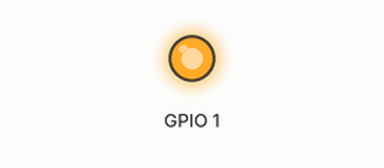
A sketch run on a simulated ESP32. Parts: output pins drawn as LEDs (lit = HIGH). What the sketch prints to the serial monitor is not drawn. At 0.2 s the program puts the board to deep sleep or switches it off; the recording ends there.

Above: at 0.05 s.
Timing chart, 0 to 0.2 s (numbered marks = the images above):
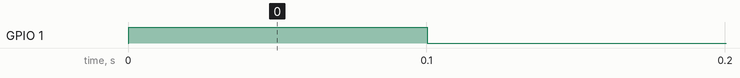

The sketch:

Bee_Motion_Deep_Sleep_Example.ino
```cpp
//NOTE! the Serial Monitor debugging does not work when deep sleep is being used as the serial cant initializae with the board going to sleep constantly.
// if you need to debug, remove the deep sleep functionallity and then add it back in once you've locked down your normal code.

#define BUTTON_PIN_BITMASK 0x20 // 2^5 in hex
RTC_DATA_ATTR int bootCount = 0;


void print_wakeup_reason(){
  esp_sleep_wakeup_cause_t wakeup_reason;

  wakeup_reason = esp_sleep_get_wakeup_cause();

  switch(wakeup_reason)
  {
    case ESP_SLEEP_WAKEUP_EXT0 : Serial.println("Wakeup caused by external signal using RTC_IO"); break;
    case ESP_SLEEP_WAKEUP_EXT1 : Serial.println("Wakeup caused by external signal using RTC_CNTL"); break;
    case ESP_SLEEP_WAKEUP_TIMER : Serial.println("Wakeup caused by timer"); break;
    case ESP_SLEEP_WAKEUP_TOUCHPAD : Serial.println("Wakeup caused by touchpad"); break;
    case ESP_SLEEP_WAKEUP_ULP : Serial.println("Wakeup caused by ULP program"); break;
    default : Serial.printf("Wakeup was not caused by deep sleep: %d\n",wakeup_reason); break;
  }
}

void setup() {
  Serial.begin(115200);

  pinMode(5, INPUT);
  pinMode(1, OUTPUT);

    ++bootCount;
  Serial.println("Boot number: " + String(bootCount));


  //Print the wakeup reason for ESP32
  print_wakeup_reason();
    esp_sleep_enable_ext0_wakeup(GPIO_NUM_5, 1); //1 = High, 0 = Low. Setting the PIR sensor to be the wake up source.

/////// your code for whatever you want the board to do once woken up goes here.
  digitalWrite(1, HIGH);
  delay(100);
  digitalWrite(1, LOW);
  delay(100);

/////

  digitalWrite(5, LOW);  //set the PIR to off. if you dont do this it will seep more current than it should. setting it to LOW before going to sleep will allow the board to sleep at 45uA.
  esp_deep_sleep_start(); //going to sleep

}

void loop() {

            // nothing happens here
}
```

Measured:
- by itself, GPIO 1: LOW → HIGH at 0.00 s, → LOW 0.10 s later
